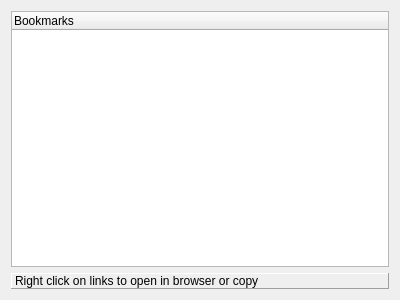
<?xml version="1.0" encoding="UTF-8"?>
<ui version="4.0">
 <class>SafBookmarks</class>
 <widget class="QWidget" name="SafBookmarks">
  <property name="geometry">
   <rect>
    <x>0</x>
    <y>0</y>
    <width>400</width>
    <height>300</height>
   </rect>
  </property>
  <property name="windowTitle">
   <string>Safari Bookmarks</string>
  </property>
  <layout class="QVBoxLayout" name="verticalLayout">
   <item>
    <widget class="QTreeWidget" name="bookmarksTree">
     <column>
      <property name="text">
       <string>Bookmarks</string>
      </property>
     </column>
    </widget>
   </item>
   <item>
    <widget class="QLabel" name="label">
     <property name="frameShape">
      <enum>QFrame::Panel</enum>
     </property>
     <property name="frameShadow">
      <enum>QFrame::Raised</enum>
     </property>
     <property name="text">
      <string>Right click on links to open in browser or copy</string>
     </property>
    </widget>
   </item>
  </layout>
 </widget>
 <resources/>
 <connections/>
</ui>
